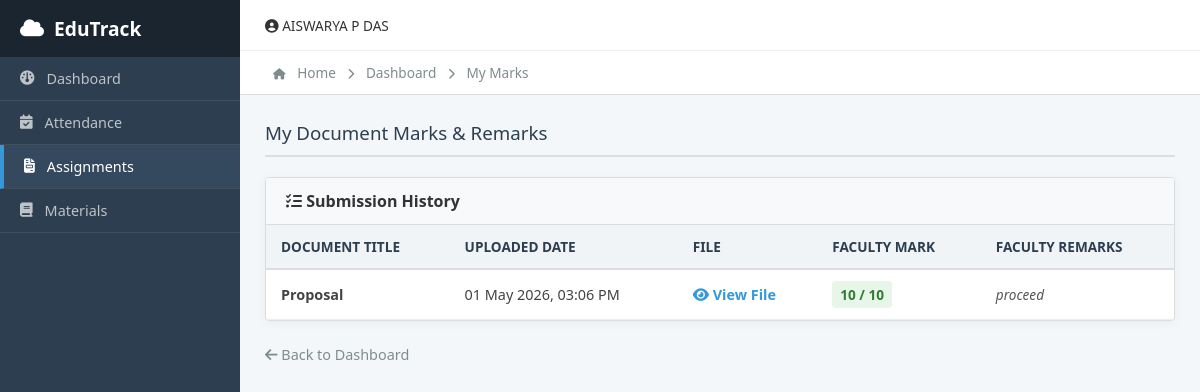
Screenshot of /student/document-marks/ (signed in) with the database file from the repository.
### student/models.py (models this page shows)
class DocumentSubmission(models.Model):
    schedule = models.ForeignKey(DocumentSchedule, on_delete=models.CASCADE)
    student = models.ForeignKey(Student, on_delete=models.CASCADE)
    file = models.FileField(upload_to='documents/')
    submitted_at = models.DateTimeField(auto_now_add=True)
    faculty_mark = models.IntegerField(null=True, blank=True)
    faculty_remark = models.TextField(null=True, blank=True)

### Admin/models.py (models this page shows, shortened)
class DocumentSchedule(models.Model):
    title = models.CharField(max_length=200)
    description = models.TextField()
    start_date = models.DateField()
    end_date = models.DateField()
    file_format = models.CharField(max_length=50)
    max_size = models.IntegerField()  # size in MB
    created_at = models.DateTimeField(auto_now_add=True)

### student/views.py (the view)
# urls.py: path('document-marks/', views.student_document_marks, name='student_document_marks'),
def student_document_marks(request):
    student_id = request.session.get('student_id')   # your login session
    submissions = DocumentSubmission.objects.filter(student_id=student_id)
    return render(request,'Student/document_marks.html',{
        'submissions': submissions
    })

### student/templates/student/document_marks.html (shortened to what this page needs)
<!doctype html>
<html lang="en">
  <head>
    <link
      rel="stylesheet"
      href="https://cdnjs.cloudflare.com/ajax/libs/font-awesome/6.5.0/css/all.min.css"
    />
  </head>
  <body>
    <div class="sidebar">
      <div class="sidebar-brand">
        <i class="fa-solid fa-cloud"></i> EduTrack
      </div>
      <a href="{% url 'student:dashboard' %}" class="nav-item"
        ><i class="fa-solid fa-gauge"></i> Dashboard</a
      >
      <a href="#" class="nav-item"
        ><i class="fa-solid fa-calendar-check"></i> Attendance</a
      >
      <a href="#" class="nav-item active"
        ><i class="fa-solid fa-file-invoice"></i> Assignments</a
      >
      <a href="#" class="nav-item"
        ><i class="fa-solid fa-book"></i> Materials</a
      >
    </div>
    <div class="main-wrapper">
      <div class="top-header">
        <div style="font-size: 0.85rem; color: #333">
          <i class="fa-solid fa-circle-user"></i> AISWARYA P DAS
        </div>
      </div>
      <div class="breadcrumb">
        <i class="fa-solid fa-house"></i> Home
        <i class="fa-solid fa-chevron-right"></i> Dashboard
        <i class="fa-solid fa-chevron-right"></i> My Marks
      </div>
      <div class="content-area">
        <h3 class="page-title">My Document Marks & Remarks</h3>
        <div class="card">
          <div class="card-header">
            <i class="fa-solid fa-list-check"></i> Submission History
          </div>
          <div style="overflow-x: auto">
            <table>
              <thead>
                <tr>
                  <th>Document Title</th>
                  <th>Uploaded Date</th>
                  <th>File</th>
                  <th>Faculty Mark</th>
                  <th>Faculty Remarks</th>
                </tr>
              </thead>
              <tbody>
                {% for sub in submissions %}
                <tr>
                  <td><b>{{ sub.schedule.title }}</b></td>
                  <td>{{ sub.submitted_at|date:"d M Y, h:i A" }}</td>
                  <td>
                    <a
                      href="{{ sub.file.url }}"
                      target="_blank"
                      class="btn-view"
                    >
                      <i class="fa-solid fa-eye"></i> View File
                    </a>
                  </td>
                  <td>
                    {% if sub.faculty_mark %}
                    <span class="mark-badge mark-good"
                      >{{ sub.faculty_mark }} / 10</span
                    >
                    {% else %}
                    <span class="mark-badge mark-pending">Pending</span>
                    {% endif %}
                  </td>
                  <td>
                    {% if sub.faculty_remark %}
                    <span class="remark-text">{{ sub.faculty_remark }}</span>
                    {% else %}
                    <span style="color: #bbb">No remarks</span>
                    {% endif %}
                  </td>
                </tr>
                {% endfor %}
              </tbody>
            </table>
          </div>
        </div>
        <br />
        <a
          href="{% url 'student:dashboard' %}"
          style="color: #7f8c8d; text-decoration: none; font-size: 0.9rem"
        >
          <i class="fa-solid fa-arrow-left"></i> Back to Dashboard
        </a>
      </div>
    </div>
  </body>
</html>

### student/templates/student/document_marks.html (style rules this page uses)
:root { --et-dark: #2c3e50; --et-sidebar: #34495e; --et-bg: #f4f7f9; --et-accent: #3498db; --et-border: #dcdde1; --et-green: #27ae60; }
body { margin: 0; font-family: "Segoe UI", Arial, sans-serif; background: var(--et-bg); display: flex; min-height: 100vh; }
.sidebar { width: 240px; background: var(--et-dark); color: white; flex-shrink: 0; position: sticky; top: 0; height: 100vh; }
.sidebar-brand { padding: 15px 20px; background: #1a252f; font-size: 1.2rem; font-weight: bold; display: flex; align-items: center; gap: 10px; }
.nav-item { padding: 12px 20px; display: flex; align-items: center; gap: 12px; color: #bdc3c7; text-decoration: none; border-bottom: 1px solid #3e4f5f; font-size: 0.9rem; }
.nav-item:hover, .nav-item.active { background: var(--et-sidebar); color: white; }
.nav-item.active { border-left: 4px solid var(--et-accent); }
.main-wrapper { flex-grow: 1; display: flex; flex-direction: column; }
.top-header { background: #fff; height: 50px; display: flex; justify-content: space-between; align-items: center; padding: 0 25px; box-shadow: 0 2px 5px rgba(0, 0, 0, 0.05); border-bottom: 1px solid #eee; }
.breadcrumb { background: #fff; padding: 12px 25px; border-bottom: 1px solid #ddd; font-size: 0.85rem; color: #7f8c8d; }
.breadcrumb i { margin: 0 8px; font-size: 0.7rem; }
.content-area { padding: 25px; }
.page-title { border-bottom: 2px solid #ddd; margin: 0 0 20px 0; padding-bottom: 10px; color: var(--et-dark); font-weight: 500; }
.card { background: white; border: 1px solid var(--et-border); border-radius: 4px; overflow: hidden; box-shadow: 0 2px 10px rgba(0, 0, 0, 0.05); }
.card-header { background: #f8f9fa; padding: 12px 20px; border-bottom: 1px solid var(--et-border); font-weight: bold; color: #333; }
table { width: 100%; border-collapse: collapse; }
th { background: #f1f4f6; color: #2c3e50; padding: 12px 15px; text-align: left; font-size: 0.85rem; text-transform: uppercase; border-bottom: 2px solid var(--et-border); }
td { padding: 15px; border-bottom: 1px solid #eee; font-size: 0.9rem; color: #444; }
.mark-badge { padding: 4px 8px; border-radius: 4px; font-weight: 600; font-size: 0.85rem; }
.mark-good { background: #e8f5e9; color: #2e7d32; }
.remark-text { font-style: italic; color: #555; font-size: 0.85rem; }
.btn-view { color: var(--et-accent); text-decoration: none; font-weight: 600; }

### rows the page displays
DocumentSubmission: schedule "Proposal", submitted_at "01 May 2026, 03:06 PM", faculty_mark "10", faculty_remark "proceed"
